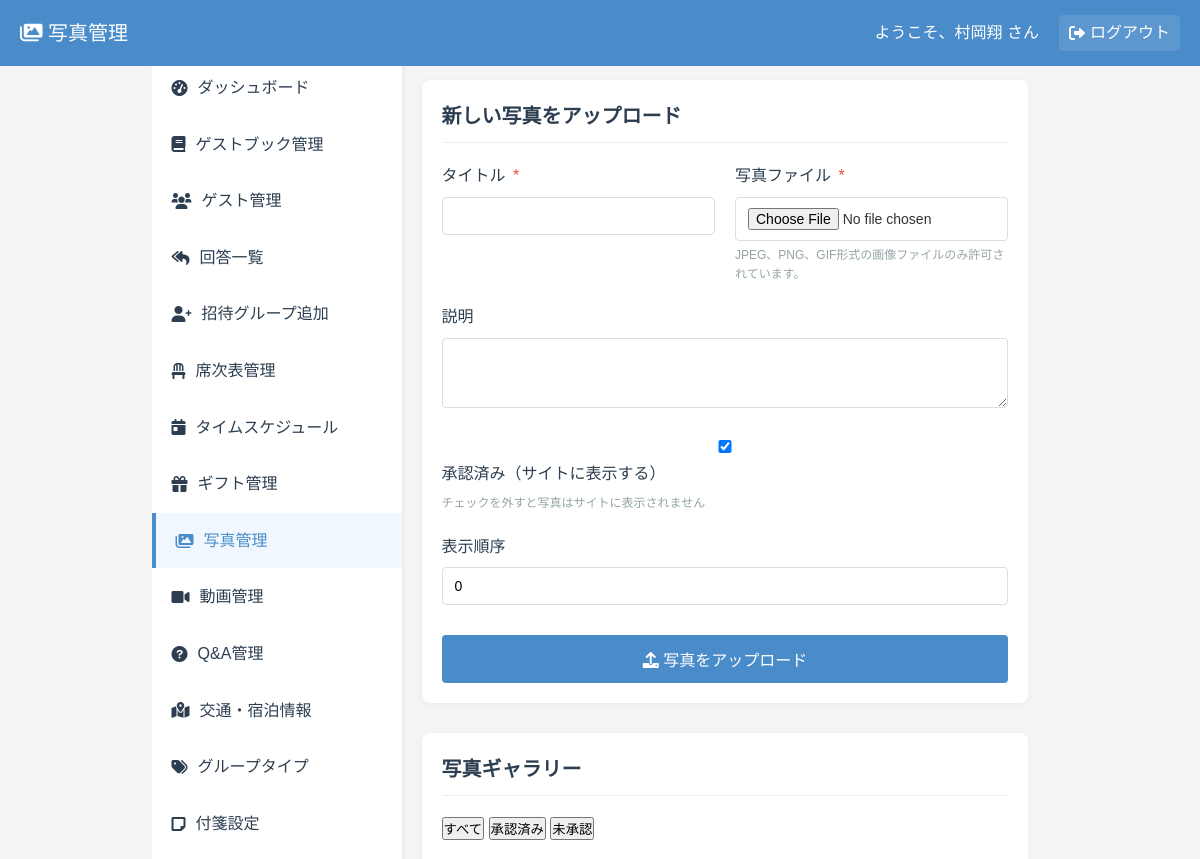
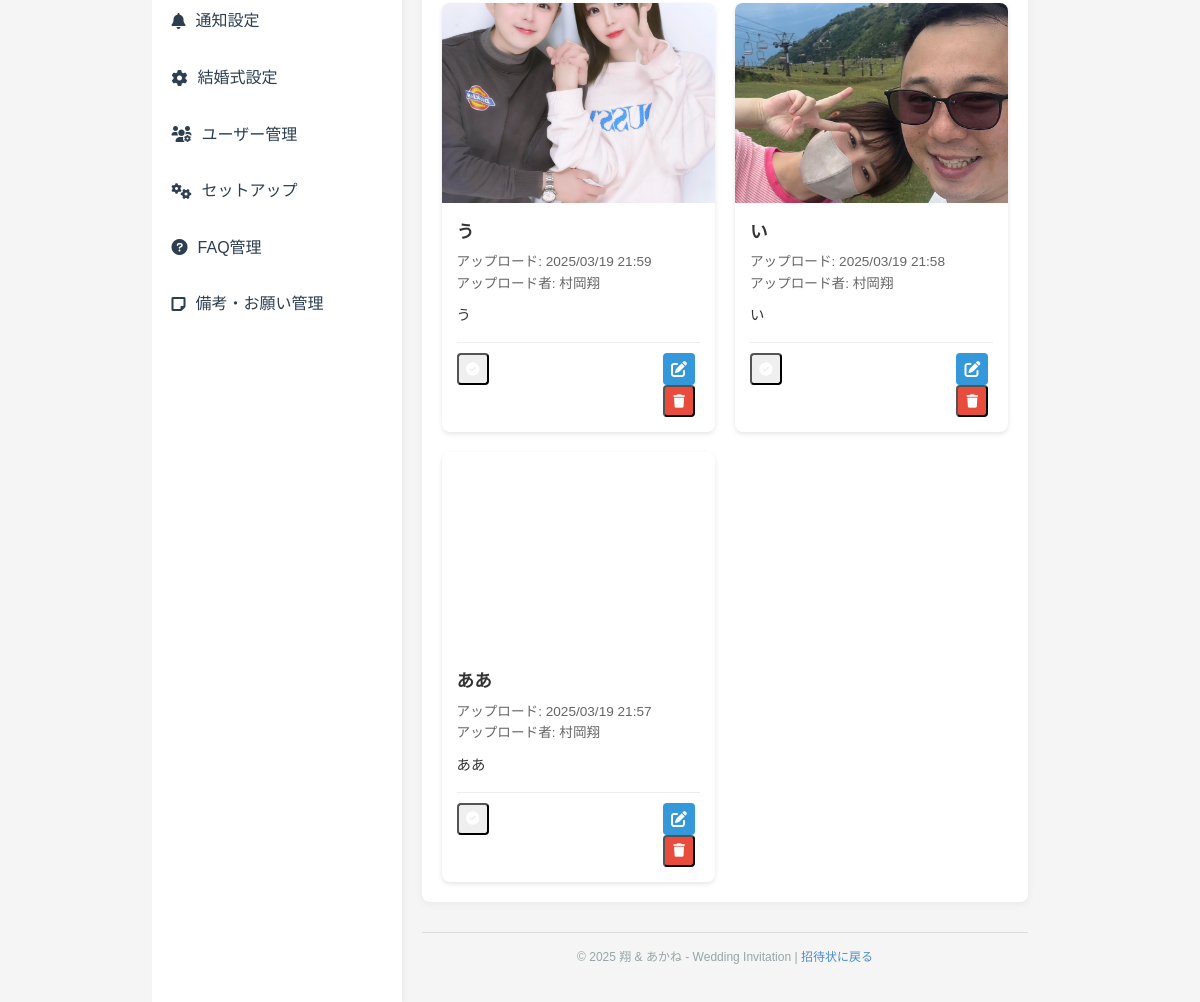
Screenshot of /admin/photos.php (signed in) with the database file from the repository (2 pictures, top to bottom).
### tables this page shows
CREATE TABLE `photo_gallery` (
  `id` int(11) NOT NULL AUTO_INCREMENT,
  `title` varchar(100) NOT NULL,
  `description` text DEFAULT NULL,
  `filename` varchar(255) NOT NULL,
  `original_filename` varchar(255) NOT NULL,
  `file_size` int(11) NOT NULL,
  `file_type` varchar(100) NOT NULL,
  `uploaded_by` varchar(100) DEFAULT NULL,
  `is_approved` tinyint(1) DEFAULT 0,
  `display_order` int(11) NOT NULL DEFAULT 0,
  `upload_date` timestamp NOT NULL DEFAULT current_timestamp(),
  PRIMARY KEY (`id`)
);

### admin/photos.php (the view, shortened to what this page needs)
<?php
require_once "../config.php"; session_start();
$photos = [];
try {
    $stmt = $pdo->query("SELECT * FROM photo_gallery ORDER BY display_order ASC, upload_date DESC");
    $photos = $stmt->fetchAll();
} catch (PDOException $e) {
    $error = "写真情報の取得に失敗しました。";
    if ($debug_mode) {
        $error .= " エラー: " . $e->getMessage();
    }
}
$edit_photo = null;
?>
<!DOCTYPE html>
<html lang="ja">
<head>
    <link rel="stylesheet" href="../css/style.css">
    <link rel="stylesheet" href="css/admin.css">
    <link rel="stylesheet" href="https://cdnjs.cloudflare.com/ajax/libs/font-awesome/6.0.0/css/all.min.css">
</head>
<body class="admin-body">
    <div class="admin-dashboard">
        <header class="admin-dashboard-header">
            <div class="admin-logo">
                <h1><i class="fas fa-images"></i> 写真管理</h1>
            </div>
            <div class="admin-user">
                <span>ようこそ、<?= htmlspecialchars($_SESSION['admin_username']) ?> さん</span>
                <a href="logout.php" class="admin-logout"><i class="fas fa-sign-out-alt"></i> ログアウト</a>
            </div>
        </header>
        <div class="admin-dashboard-content">
            <?php include 'inc/sidebar.php'; ?>
            <div class="admin-main">
                <div class="admin-content-wrapper">
                <section class="admin-section">
                    <h2><?= $edit_photo ? '写真情報を編集' : '新しい写真をアップロード' ?></h2>
                    <form class="admin-form" method="post" action="" enctype="multipart/form-data">
                        <div class="admin-form-row">
                            <div class="admin-form-group">
                                <label for="title">タイトル <span class="required">*</span></label>
                                <input type="text" id="title" name="title" required value="<?= $edit_photo ? htmlspecialchars($edit_photo['title']) : '' ?>">
                            </div>
                            <?php if (!$edit_photo): ?>
                            <div class="admin-form-group">
                                <label for="photo">写真ファイル <span class="required">*</span></label>
                                <input type="file" id="photo" name="photo" accept="image/jpeg,image/png,image/gif" required>
                                <small>JPEG、PNG、GIF形式の画像ファイルのみ許可されています。</small>
                            </div>
                            <?php endif; ?>
                        </div>
                        <div class="admin-form-group">
                            <label for="description">説明</label>
                            <textarea id="description" name="description" rows="3"><?= $edit_photo ? htmlspecialchars($edit_photo['description']) : '' ?></textarea>
                        </div>
                        <div class="admin-form-group">
                            <label for="is_approved" class="checkbox-label">
                                <input type="checkbox" id="is_approved" name="is_approved" <?= (!$edit_photo || $edit_photo['is_approved']) ? 'checked' : '' ?>>
                                承認済み（サイトに表示する）
                            </label>
                            <small>チェックを外すと写真はサイトに表示されません</small>
                        </div>
                        <div class="admin-form-group">
                            <label for="display_order">表示順序</label>
                            <input type="number" id="display_order" name="display_order" min="0" value="<?= $edit_photo ? htmlspecialchars($edit_photo['display_order']) : '0' ?>">
                        </div>
                        <div class="admin-form-actions">
                            <button type="submit" class="admin-button">
                                <i class="fas fa-<?= $edit_photo ? 'save' : 'upload' ?>"></i>
                                <?= $edit_photo ? '情報を更新' : '写真をアップロード' ?>
                            </button>
                        </div>
                    </form>
                </section>
                <section class="admin-section">
                    <h2>写真ギャラリー</h2>
                    <div class="photo-filter">
                        <button class="photo-filter-btn active" data-filter="all">すべて</button>
                        <button class="photo-filter-btn" data-filter="approved">承認済み</button>
                        <button class="photo-filter-btn" data-filter="pending">未承認</button>
                    </div>
                    <?php if (empty($photos)): ?>
                        <p>写真がまだアップロードされていません。上のフォームから写真をアップロードしてください。</p>
                    <?php else: ?>
                        <div class="photo-grid">
                            <?php foreach ($photos as $photo): ?>
                                <div class="photo-card <?= $photo['is_approved'] ? 'approved' : 'not-approved' ?>" data-status="<?= $photo['is_approved'] ? 'approved' : 'pending' ?>">
                                    <div class="photo-image" style="background-image: url('../uploads/photos/<?= htmlspecialchars($photo['filename']) ?>');" data-id="<?= $photo['id'] ?>"></div>
                                    <div class="photo-content">
                                        <h3 class="photo-title"><?= htmlspecialchars($photo['title']) ?></h3>
                                        <div class="photo-meta">
                                            <div>アップロード: <?= date('Y/m/d H:i', strtotime($photo['upload_date'])) ?></div>
                                            <div>アップロード者: <?= htmlspecialchars($photo['uploaded_by']) ?></div>
                                        </div>
                                        <?php if (!empty($photo['description'])): ?>
                                            <div class="photo-description"><?= nl2br(htmlspecialchars($photo['description'])) ?></div>
                                        <?php endif; ?>
                                        <div class="photo-actions">
                                            <div>
                                                <form method="post" class="inline-form">
                                                    <button type="submit" class="admin-btn <?= $photo['is_approved'] ? 'admin-btn-success' : 'admin-btn-secondary' ?>" title="<?= $photo['is_approved'] ? '非承認にする' : '承認する' ?>">
                                                        <i class="fas fa-<?= $photo['is_approved'] ? 'check-circle' : 'times-circle' ?>"></i>
                                                    </button>
                                                </form>
                                            </div>
                                            <div>
                                                <a href="photos.php?edit=<?= $photo['id'] ?>" class="admin-btn admin-btn-edit" title="編集">
                                                    <i class="fas fa-edit"></i>
                                                </a>
                                                <form method="post" class="inline-form" onsubmit="return confirm('この写真を削除してもよろしいですか？');">
                                                    <button type="submit" class="admin-btn admin-btn-delete" title="削除">
                                                        <i class="fas fa-trash"></i>
                                                    </button>
                                                </form>
                                            </div>
                                        </div>
                                    </div>
                                </div>
                            <?php endforeach; ?>
                        </div>
                    <?php endif; ?>
                </section>
                </div>
                <?php include 'inc/footer.php'; ?>
</body>
</html>

### css/style.css (style rules this page uses)
:root { --primary-color: #ffffff; --accent-color: #4CAF50; --accent-light: #81C784; --accent-dark: #388E3C; --text-color: #333333; --background-light: #f8f9fa; --shadow-color: rgba(0, 0, 0, 0.1); --gold: #d4af37; --light-gold: #f1e6c1; --cream: #fcf8e8; --pink-accent: #f8bbd0; --pink-light: #fce4ec; --pink-dark: #ec407a; }
* { box-sizing: border-box; margin: 0; padding: 0; }
body { font-family: 'Noto Serif JP', serif; margin: 0; padding: 0; background: url('../images/leaves-bg.png') repeat; background-size: 400px; background-attachment: fixed; color: #2c3e50; line-height: 1.6; min-height: 100vh; display: flex; flex-direction: column; justify-content: flex-start; align-items: center; }
body::before { content: ''; position: fixed; top: 0; left: 0; width: 100%; height: 100%; background-image: url('../images/leaves-bg.png'); background-size: 300px; background-repeat: repeat; opacity: 0.05; z-index: -1; }
.required { color: #ff5252; margin-left: 3px; }

### admin/css/admin.css (style rules this page uses)
:root { --admin-primary: #4a8cca; --admin-secondary: #2c3e50; --admin-success: #2ecc71; --admin-danger: #e74c3c; --admin-warning: #f39c12; --admin-info: #3498db; --admin-light: #ecf0f1; --admin-dark: #2c3e50; --admin-gray: #95a5a6; --admin-border: #ddd; }
.admin-body { font-family: 'Noto Sans JP', sans-serif; background-color: #f5f5f5; margin: 0; padding: 0; color: #333; }
.admin-form-group { margin-bottom: 20px; }
.admin-form-group label { display: block; margin-bottom: 8px; font-weight: 500; color: var(--admin-secondary); }
.admin-form-group input { width: 100%; padding: 10px 12px; border: 1px solid var(--admin-border); border-radius: 4px; font-size: 14px; transition: border-color 0.3s; }
.admin-button { display: block; width: 100%; padding: 12px; background-color: var(--admin-primary); color: white; border: none; border-radius: 4px; font-size: 16px; font-weight: 500; cursor: pointer; transition: background-color 0.3s; }
.admin-dashboard { display: flex; flex-direction: column; min-height: 100vh; }
.admin-dashboard-header { background-color: var(--admin-primary); color: white; padding: 15px 20px; display: flex; justify-content: space-between; align-items: center; position: fixed; top: 0; left: 0; right: 0; z-index: 1000; }
.admin-logo h1 { margin: 0; font-size: 20px; font-weight: 500; }
.admin-user { display: flex; align-items: center; gap: 20px; }
.admin-logout { color: white; text-decoration: none; display: inline-flex; align-items: center; gap: 5px; padding: 5px 10px; border-radius: 4px; background-color: rgba(255, 255, 255, 0.1); transition: background-color 0.3s; }
.admin-dashboard-content { display: flex; flex: 1; margin-top: 60px; min-height: calc(100vh - 60px); }
.admin-main { flex: 1; padding: 20px; margin-left: 250px; min-height: calc(100vh - 60px); display: flex; flex-direction: column; width: calc(100% - 250px); box-sizing: border-box; }
.admin-content-wrapper { flex: 1; display: flex; flex-direction: column; }
.admin-section { background-color: white; border-radius: 8px; box-shadow: 0 2px 10px rgba(0, 0, 0, 0.05); padding: 20px; margin-bottom: 30px; }
.admin-section h2 { margin-top: 0; margin-bottom: 20px; color: var(--admin-secondary); font-size: 20px; padding-bottom: 10px; border-bottom: 1px solid #eee; }
.admin-btn { display: inline-flex; align-items: center; justify-content: center; width: 32px; height: 32px; border-radius: 4px; color: white; text-decoration: none; margin-right: 5px; }
.admin-btn-edit { background-color: var(--admin-info); }
.admin-btn-delete { background-color: var(--admin-danger); }
.admin-form { max-width: 800px; }
.admin-form-row { display: flex; gap: 20px; margin-bottom: 20px; }
.admin-form-row .admin-form-group { flex: 1; margin-bottom: 0; }
.admin-form-group textarea { width: 100%; padding: 10px 12px; border: 1px solid var(--admin-border); border-radius: 4px; font-size: 14px; font-family: inherit; resize: vertical; }
.admin-form-group small { display: block; margin-top: 5px; color: var(--admin-gray); font-size: 12px; }
.admin-form-actions { margin-top: 30px; }
.required { color: var(--admin-danger); }

### rows the page displays
photo_gallery: filename (picture), title "う", upload_date "2025/03/19 21:59", uploaded_by "村岡翔", description "う", is_approved 1 (drawn)
photo_gallery: filename (picture), title "い", upload_date "2025/03/19 21:58", uploaded_by "村岡翔", description "い", is_approved 1 (drawn)
photo_gallery: title "ああ", upload_date "2025/03/19 21:57", uploaded_by "村岡翔", description "ああ", is_approved 1 (drawn)

### other values shown
$_SESSION['admin_username'] "村岡翔"
$item['text'] "ダッシュボード"
$item['text'] "ゲストブック管理"
$item['text'] "ゲスト管理"
$item['text'] "回答一覧"
$item['text'] "招待グループ追加"
$item['text'] "席次表管理"
$item['text'] "タイムスケジュール"
$item['text'] "ギフト管理"
$item['text'] "写真管理"
$item['text'] "動画管理"
$item['text'] "Q&A管理"
$item['text'] "交通・宿泊情報"
$item['text'] "グループタイプ"
$item['text'] "付箋設定"
